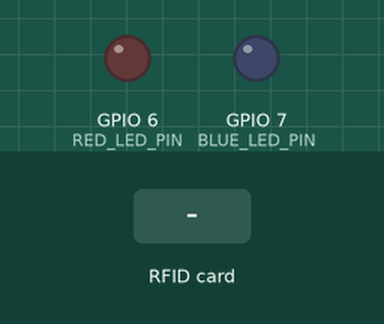
This sketch was run on a simulated ESP32-S3. Parts: output pins drawn as LEDs (lit = HIGH). The inputs (shaded band) are chosen by the test bench. WiFi joins after 1.5 s; servers stay silent unless stated; what the sketch prints to the serial monitor is not drawn.

Above: at 2.7 s.
2.8 s: RFID card 5E 7A 19 C4 held to the reader
At 4.4 s:
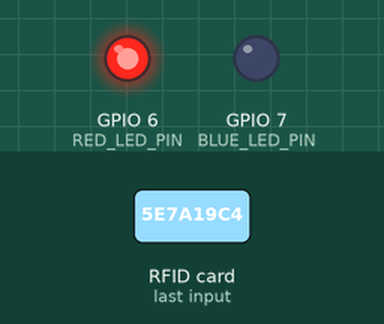
Timing chart, 0 to 6.5 s (numbered marks = the images above; inputs shaded):
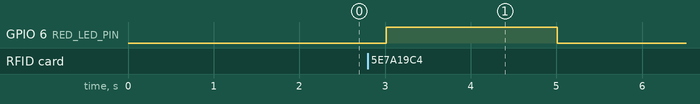

The sketch:

main_code.ino
```cpp
#include "SPI.h"
#include "MFRC522.h"
#include "WiFi.h"
#include "HTTPClient.h"
#include <ArduinoJson.h> // Include ArduinoJson library

#define RST_PIN 3    // Reset pin
#define SS_PIN  4     // Slave Select (SS) pin
#define BLUE_LED_PIN 7 // Pin for the blue LED
#define RED_LED_PIN 6  // Pin for the red LED

const char* ssid     = "dLonelyPrince"; // Wifi Name
const char* password = "prince44";        // Wifi Password
const char* apiEndpoint = "http://192.168.192.179/api/badges/"; // API URL

byte readCard[4];
String tagID = "";

MFRC522 mfrc522(SS_PIN, RST_PIN);

void setup() {
  Serial.begin(115200);
  SPI.begin();
  mfrc522.PCD_Init();
  pinMode(BLUE_LED_PIN, OUTPUT);
  pinMode(RED_LED_PIN, OUTPUT);

  Serial.println();
  Serial.println();
  Serial.print("Connecting to ");
  Serial.println(ssid);

  WiFi.begin(ssid, password);

  while (WiFi.status() != WL_CONNECTED) {
    delay(500);
    Serial.print(".");
  }

  Serial.println("");
  Serial.println("WiFi connected");
  Serial.println("IP address: ");
  Serial.println(WiFi.localIP());

  // Turn off both LEDs initially
  digitalWrite(BLUE_LED_PIN, LOW);
  digitalWrite(RED_LED_PIN, LOW);
}

void loop() {
  while (true) {
    // Use the getID function in a loop until a valid ID is obtained
    while (!getID()) {
      // Add any other code you want to run while waiting for a valid ID
    }

    // Check access for the obtained ID
    boolean accessGranted = checkAccess(tagID);

    // Clear LED states
    digitalWrite(BLUE_LED_PIN, LOW);
    digitalWrite(RED_LED_PIN, LOW);

    // Handle LED based on access status
    if (accessGranted) {
      Serial.println("Access Granted!");
      digitalWrite(BLUE_LED_PIN, HIGH); // Turn on blue LED
    } else {
      Serial.println("Access Denied!");
      digitalWrite(RED_LED_PIN, HIGH); // Turn on red LED
    }

    Serial.print("ID: ");
    Serial.println(tagID);
    delay(2000);

    // Turn off both LEDs
    digitalWrite(BLUE_LED_PIN, LOW);
    digitalWrite(RED_LED_PIN, LOW);
  }
}

boolean getID() {
  if (!mfrc522.PICC_IsNewCardPresent()) {
    return false;
  }

  if (!mfrc522.PICC_ReadCardSerial()) {
    return false;
  }

  tagID = "";

  for (uint8_t i = 0; i < 4; i++) {
    tagID.concat(String(mfrc522.uid.uidByte[i], HEX));
  }

  tagID.toUpperCase();
  mfrc522.PICC_HaltA();
  return true;
}

boolean checkAccess(String cardID) {
  // Use HTTPClient to send a request to the API
  HTTPClient http;

  // Build the URL with the card ID parameter
  String url = String(apiEndpoint) + cardID;
  Serial.print("Request URL: ");
  Serial.println(url);

  // Perform a GET request
  http.begin(url);

  // Get the response and parse JSON
  int httpCode = http.GET();
  if (httpCode == 200) {
    // Parse JSON
    DynamicJsonDocument doc(1024);
    DeserializationError error = deserializeJson(doc, http.getString());

    // Check for parsing errors
    if (error) {
      Serial.print("Error parsing JSON: ");
      Serial.println(error.c_str());
      return false;
    }

    // Check the status in the JSON
    const char* status = doc["status"];

    // Check if the status is "OK"
    if (status != nullptr && strcmp(status, "OK") == 0) {
      // If the status is "OK", access is granted
      Serial.println("Access Granted!");
      return true;
    } else {
      // Otherwise, access is denied
      Serial.println("Access Denied!");
      return false;
    }
  } else {
    Serial.print("Error during HTTP request. HTTP Code: ");
    Serial.println(httpCode);
    return false;
  }

  // Release resources
  http.end();
}
```

Measured:
- after the input at 2.8 s, GPIO 6 (RED_LED_PIN): LOW → HIGH after 0.21 s, → LOW 2.0 s later
